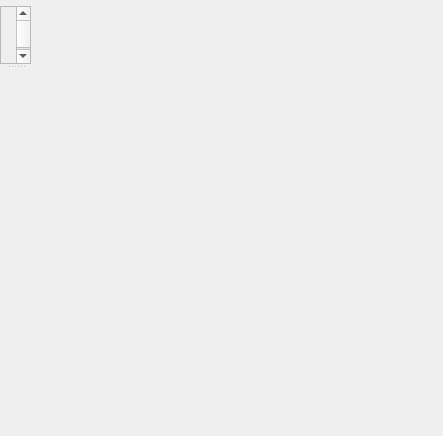
<?xml version="1.0" encoding="UTF-8"?>
<ui version="4.0">
 <class>ViewPlane</class>
 <widget class="QWidget" name="ViewPlane">
  <property name="geometry">
   <rect>
    <x>0</x>
    <y>0</y>
    <width>443</width>
    <height>436</height>
   </rect>
  </property>
  <property name="windowTitle">
   <string>View Plane</string>
  </property>
  <property name="windowIcon">
   <iconset resource="resources.qrc">
    <normaloff>:/static/default/icon/22x22/moonstone.png</normaloff>:/static/default/icon/22x22/moonstone.png</iconset>
  </property>
  <widget class="QWidget" name="widget" native="true">
   <property name="geometry">
    <rect>
     <x>0</x>
     <y>0</y>
     <width>31</width>
     <height>87</height>
    </rect>
   </property>
   <layout class="QHBoxLayout" name="horizontalLayout_5">
    <property name="spacing">
     <number>0</number>
    </property>
    <property name="leftMargin">
     <number>0</number>
    </property>
    <property name="topMargin">
     <number>6</number>
    </property>
    <property name="rightMargin">
     <number>0</number>
    </property>
    <property name="bottomMargin">
     <number>0</number>
    </property>
    <item>
     <widget class="QSplitter" name="splitter">
      <property name="lineWidth">
       <number>1</number>
      </property>
      <property name="orientation">
       <enum>Qt::Vertical</enum>
      </property>
      <property name="handleWidth">
       <number>6</number>
      </property>
      <widget class="QFrame" name="frame">
       <property name="frameShape">
        <enum>QFrame::StyledPanel</enum>
       </property>
       <property name="frameShadow">
        <enum>QFrame::Plain</enum>
       </property>
       <layout class="QHBoxLayout" name="horizontalLayout_4">
        <property name="margin">
         <number>0</number>
        </property>
        <item>
         <widget class="QWidget" name="plane" native="true"/>
        </item>
        <item>
         <widget class="QScrollBar" name="planeSlide">
          <property name="orientation">
           <enum>Qt::Vertical</enum>
          </property>
         </widget>
        </item>
       </layout>
      </widget>
      <widget class="QToolBar" name="toolbar">
       <property name="maximumSize">
        <size>
         <width>16777215</width>
         <height>35</height>
        </size>
       </property>
       <property name="sizeIncrement">
        <size>
         <width>0</width>
         <height>35</height>
        </size>
       </property>
      </widget>
     </widget>
    </item>
   </layout>
  </widget>
 </widget>
 <resources>
  <include location="resources.qrc"/>
 </resources>
 <connections/>
</ui>
